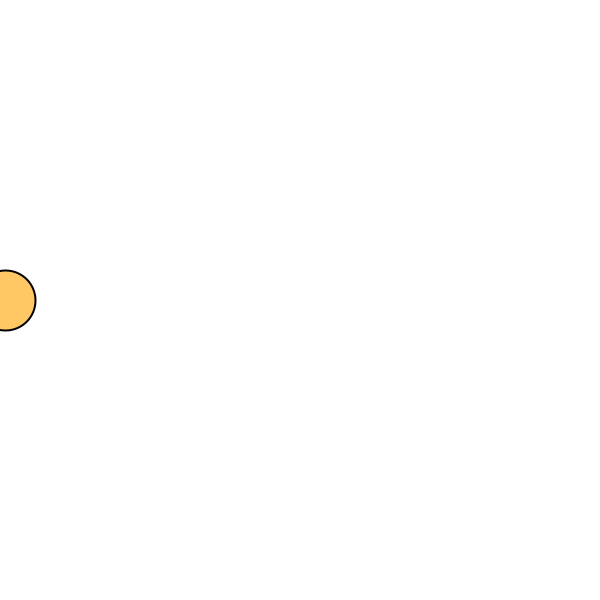
Frame 1 (no input)
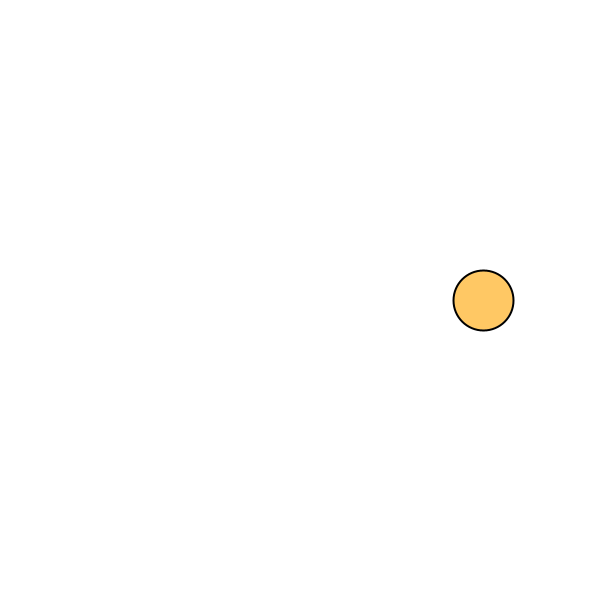
Frame 60 (the mouse pressed at the canvas centre just before this capture)
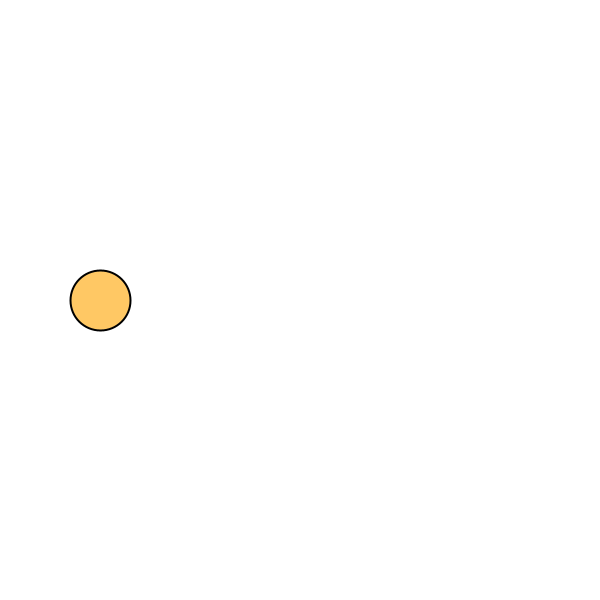
Frame 120 (the mouse held since frame 60 and released just before this capture)

The Processing sketch that drew these frames (run headless with seeded random() and noise(); from frame 60 on, the mouse is pressed at the canvas centre):

// Processing sketch: acc_hello
// ── acc_hello.pde
// 加速するエージェント

// エージェントの位置
float x;
float y;
// エージェントの速度
float vx;
float vy;

void setup() {
  size(600, 600);
  strokeWeight(2);
  fill(255, 200, 100);

  // 初期位置
  x = 0;
  y = height / 2;

  // 初速
  vx = 5;
  vy = 0;
}

void draw() {
  // 毎フレームX方向に加速
  vx += 0.1;

  // 速度を位置に反映
  x += vx;
  y += vy;

  // 右端まで達したら左端に戻す
  if (x > width) {
    x = 0;
  }

  // エージェントを描く
  background(255);
  ellipse(x, y, 60, 60);
}
